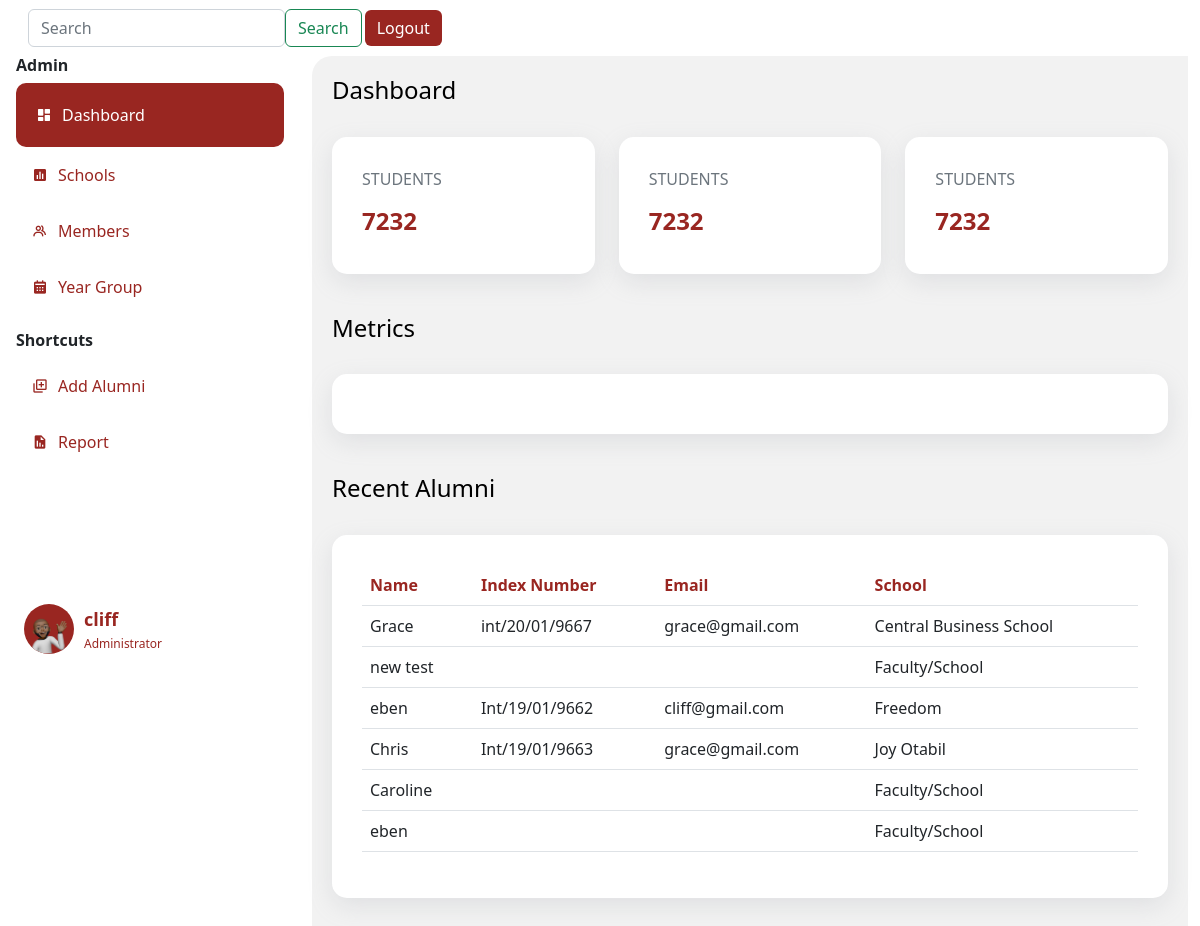
Page /dashboard (signed in) on the committed database.
### app.py (models this page shows, shortened)
class Person(db.Model, UserMixin):
    id= db.Column(db.Integer, primary_key=True)
    name= db.Column(db.String(200), nullable=True)
    yearCompleted= db.Column(db.String(200), nullable=True)
    nationality= db.Column(db.String(200), nullable=True)
    contact= db.Column(db.Integer(), nullable=True)
    email= db.Column(db.String(200), nullable=True)
    faculty= db.Column(db.String(200), nullable=True)
    hallofresidence= db.Column(db.String(200), nullable=True)
    password= db.Column(db.String(20))
    email= db.Column(db.String(20), nullable=True)
    phone= db.Column(db.String(10), nullable=True )

class User(db.Model,UserMixin):
    id= db.Column(db.Integer, primary_key=True)
    fullname= db.Column(db.String()  )
    indexnumber= db.Column(db.Integer())
    gender= db.Column(db.String()    )
    school= db.Column(db.String()    )
    department= db.Column(db.String()    )
    program= db.Column(db.String()   )
    completed= db.Column(db.Integer()     )
    admitted= db.Column(db.Integer()  )
    email= db.Column(db.String()     )
    telephone= db.Column(db.Integer()     )
    hall= db.Column(db.String()  )
    nationality= db.Column(db.String()   )
    address= db.Column(db.String()   )
    work= db.Column(db.String()  )
    guardian= db.Column(db.String()  )
    kin= db.Column(db.String()   )
    relationship= db.Column(db.String()  )
    marital= db.Column(db.String()   )
    health= db.Column(db.String()    )
    extra= db.Column(db.String()     )
    image_file = db.Column(db.String(20))

### app.py (the view)
@app.route('/dashboard', methods=['GET', 'POST'])
@login_required
def dashboard():
    users=User.query.order_by(User.id.desc()).all()
    print(users)
    if current_user == None:
        flash(f"There was a problem")
    return render_template('dashboard.html', title='dashboard',users=users)

### forms.py
class Search(FlaskForm):
    searched = StringField('Searched', validators=[DataRequired()])
    submit = SubmitField('Search')

### app.py (called while the page is built)
@login_manager.user_loader
def load_user(user_id):
    return Person.query.get(int(user_id))

@app.context_processor
def base():
    form=Search()
    return dict(form=form)

### templates/dashboard.html (shortened to what this page needs)
{% extends 'layout.html' %}
{% block body %}
  <h4>Dashboard</h4>
  <br>
  <div class="row" style="justify-content: space-between;">
    <div class="col-md-4 ">
      <div class="dashboard-item" data-aos="fade-up">
        <p class="text-muted">STUDENTS</p>
        <h4 class="dashboard-item-text" ><b>7232</b></h4>
      </div>
    </div>
    <div class="col-md-4 ">
      <div class="dashboard-item" data-aos="fade-up" data-aos-delay="300">
        <p class="text-muted">STUDENTS</p>
        <h4 class="dashboard-item-text" ><b>7232</b></h4>
      </div>
    </div>
    <div class="col-md-4 ">
      <div class="dashboard-item" data-aos="fade-up" data-aos-delay="900">
        <p class="text-muted">STUDENTS</p>
        <h4 class="dashboard-item-text" ><b>7232</b></h4>
      </div>
    </div>
  </div>
  <h4>Metrics</h4>
  <br>
  <div class="dashboard-item" data-aos="fade-up" data-aos-delay="1200">
  </div>
<h4>Recent Alumni</h4>
  <br>
  <div class="dashboard-item" data-aos="fade-up" data-aos-delay="1500">
    <table class="table" >
      <thead style="color: #992621;">
        <tr>
          <th scope="col">Name</th>
          <th scope="col">Index Number</th>
          <th scope="col">Email</th>
          <th scope="col">School</th>
        </tr>
      </thead>
      {%for user in users%}
      <tbody>
        <tr>
          <td>{{user.fullname}}</td>
          <td>{{user.indexnumber}}</td>
          <td>{{user.email}}</td>
          <td>{{user.school}}</td>
        </tr>
      </tbody>
    {% endfor %}
    </table>
  </div>
{% endblock body %}

### templates/layout.html (shortened to what this page needs)
<!doctype html>
<html lang="en">
  <head>
    <link rel="stylesheet" href="https://cdnjs.cloudflare.com/ajax/libs/font-awesome/5.15.3/css/all.min.css" />
    <link rel="stylesheet" type="text/css" href="{{ url_for('static', filename='css/newstyle.css')}}">
    <link href="https://unpkg.com/aos@2.3.1/dist/aos.css" rel="stylesheet">
    <link href='https://unpkg.com/boxicons@2.1.2/css/boxicons.min.css' rel='stylesheet'>
    <link href="https://cdn.jsdelivr.net/npm/bootstrap@5.2.1/dist/css/bootstrap.min.css" rel="stylesheet">
  </head>
  <body>
      <nav class="navbar navbar-expand-lg sticky-top" style="background: #fff; ">
        <div class="container-fluid">
          <div class="collapse navbar-collapse me-2" id="navbarSupportedContent" style="width: 100%;">
            <form class="d-flex " role="search" method='POST' action='{{url_for('search')}}' >
              <input class="form-control " type="search" name='searched' placeholder="Search" aria-label="Search">
              <button class="btn btn-outline-success" type="submit">Search</button>
                </form>
            <button class="btn" style="color: #fff; background: #992621; border: none; margin-left: 3px;" type="logout">
              <a href="{{url_for('logout')}}" style="text-decoration: none; color: #fff;">Logout</a>
            </button>
          </div>
        </div>
      </nav>
      <div class="container-fluid" >
        <div class="row" >
            <div class="col-3 px-1 position-fixed" id="sticky-sidebar">
              <div class="container" >
                  <div class="side-menu">
                    <h6 class="divider"><b>Admin </b></h6>
                    {% if title == 'dashboard' %}
                    <div class="side-nav-button-active">
                      <i class='bx bxs-dashboard icon'></i>
                      <a href="/dashboard" class="side-nav-button-text">Dashboard</a>
                    </div>
                    {% else %}
                    <div class="side-nav-button">
                      <i class='bx bxs-dashboard icon'></i>
                      <a href="/dashboard" class="side-nav-button-text">Dashboard</a>
                    </div>
                    {% endif %}
                    {% if title == "newschools" %}
                    <div class="side-nav-button-active">
                      <i class='bx bxs-bar-chart-square icon'></i>
                      <a href="/newschools" class="side-nav-button-text">Schools</a>
                    </div>
                    {% else %}
                    <div class="side-nav-button">
                      <i class='bx bxs-bar-chart-square icon'></i>
                      <a href="/newschools" class="side-nav-button-text">Schools</a>
                    </div>
                    {% endif %}
                    {% if title == "list" %}
                    <div class="side-nav-button-active">
                      <i class='bx bx-group icon' ></i>
                      <a href="/list" class="side-nav-button-text">Members</a>
                    </div>
                    {% else %}
                    <div class="side-nav-button">
                      <i class='bx bx-group icon' ></i>
                      <a href="/list" class="side-nav-button-text">Members</a>
                    </div>
                    {% endif %}
                    {% if title == "year" %}
                    <div class="side-nav-button-active">
                      <i class='bx bxs-calendar icon' ></i>
                      <a href="/year" class="side-nav-button-text">Year Group</a>
                    </div>
                    {% else %}
                    <div class="side-nav-button">
                      <i class='bx bxs-calendar icon' ></i>
                      <a href="/year" class="side-nav-button-text">Year Group</a>
                    </div>
                    {% endif %}
                  </div>
                  <div class="side-menu">
                    <h6 class="divider" style="margin-top: 2vh;"><b>Shortcuts</b> </h6>
                    {% if title == "addalumni" %}
                      <div class="side-nav-button-active">
                        <i class='bx bx-add-to-queue icon' ></i>
                        <a href="/addalumni" class="side-nav-button-text">Add Alumni</a>
                      </div>
                      {% else %}
                      <div class="side-nav-button">
                        <i class='bx bx-add-to-queue icon' ></i>
                        <a href="/addalumni" class="side-nav-button-text">Add Alumni</a>
                      </div>
                    {% endif %}
                    {% if title == "newreport" %}
                    <div class="side-nav-button-active">
                      <i class='bx bxs-report icon' ></i>
                      <a href="/newreport" class="side-nav-button-text">Report</a>
                    </div>
                    {% else %}
                    <div class="side-nav-button">
                      <i class='bx bxs-report icon' ></i>
                      <a href="/newreport" class="side-nav-button-text">Report</a>
                    </div>
                    {% endif %}
                  </div>
                  <div class="profile-details" style=" bottom: 0; padding-top: 50%;">
                    <div class="elipse" style="background: #992621; border-radius: 50%;">
                      <img src="static/img/memoji.png" alt="" width="100%" >
                    </div>
                    <div class="profile-info" style="padding-left: 10px;">
                      <div class="profile-name"><b>{{current_user.name}}</b> </div>
                      <div class="title">Administrator</div>
                    </div>
                  </div>
        </div>
            </div>
            <div class="col offset-3" id="main">
              <div class="container" style="background-color: #f2f2f2; padding: 20px; border-radius: 20px 0 0 0;">
              {% block body %}
              {% endblock%}
              </div>
            </div>
        </div>
    </div>
</body>
</html>

### static/css/newstyle.css (style rules this page uses)
body { background: #f2f2f2; }
.side-nav-button { padding: 16px; background-color: #fff; border-radius: 10px; color: #992621; display: flex; align-items: center; }
h4 { color: black; }
.side-nav-button-text { margin: 0; padding-left: 10px; }
.side-nav-button-active { padding: 20px; background-color: #992621; border-radius: 10px; color: #fff; display: flex; align-items: center; }
.side-nav-button a { text-decoration: none; color: #992621; }
.side-nav-button-active a { text-decoration: none; color: #fff; }
.dashboard-item { background-color: #fff; padding: 30px; border-radius: 15px; color: #fff; margin: 0; box-shadow: rgba(149, 157, 165, 0.2) 0px 8px 24px; margin-bottom: 5vh; justify-content: space-between; }
.dashboard-item-text { margin-top: 0; color: #992621; }
.profile-details { border-radius: 10px; padding: 8px; display: flex; align-items: center; }
.elipse img { width: 50px; height: 50px; border-radius: 50%; }
.profile-name { color: #992621; font-size: 18px; font-weight: 500; margin-bottom: 2px; }
.title { font-size: 12px; color: #992621; font-weight: 400; }

### rows in the picture
Person: name "cliff"
User: fullname "Grace", indexnumber "int/20/01/9667", email "grace@gmail.com", school "Central Business School"
User: fullname "new test", school "Faculty/School"
User: fullname "eben", indexnumber "Int/19/01/9662", email "cliff@gmail.com", school "Freedom"
User: fullname "Chris", indexnumber "Int/19/01/9663", email "grace@gmail.com", school "Joy Otabil"
User: fullname "Caroline", school "Faculty/School"
User: fullname "eben", school "Faculty/School"
